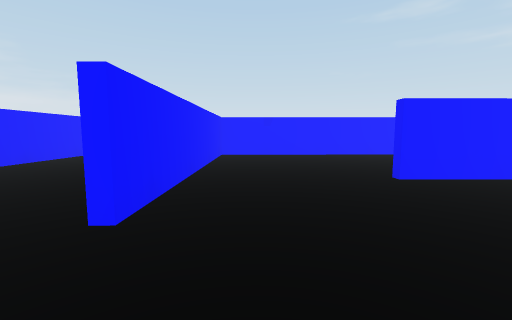
[1] (above)

12 first-person views from a walk through a 3-D level made in the Unity game engine. The camera is 0.58 m above the floor, tilts 6° down and sees 90° across. The floor is counted in squares, 1 m on a side. Each view is taken from the middle of a square. On the plan, view 1 faces up. The plan holds only what a view shows up to about 9 squares ahead; the rest is blank. The place goes on beyond the plan. The player character is not drawn.

[2]
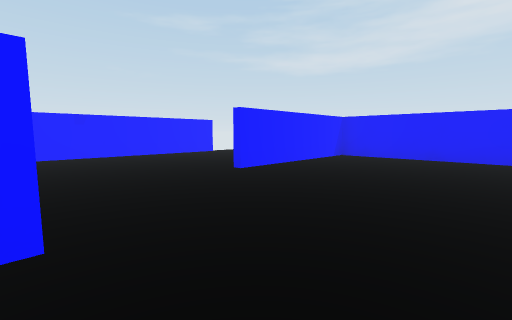

[3]
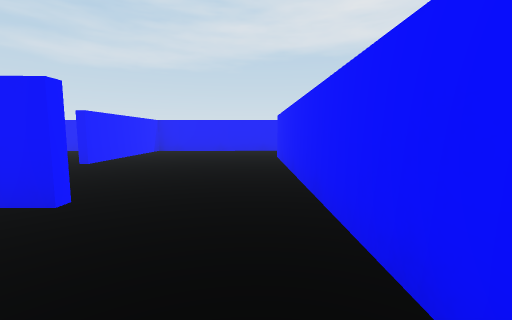

[4]
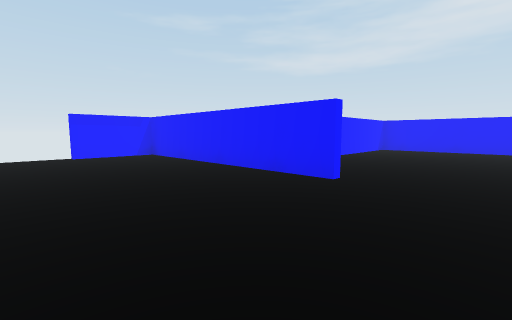

[5]
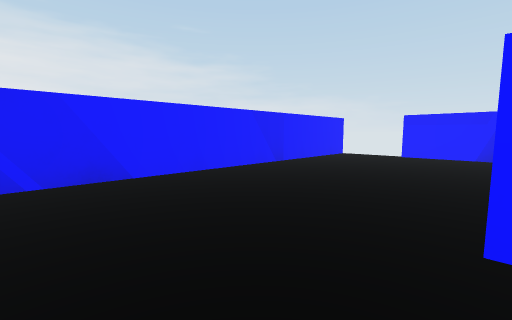

[6]
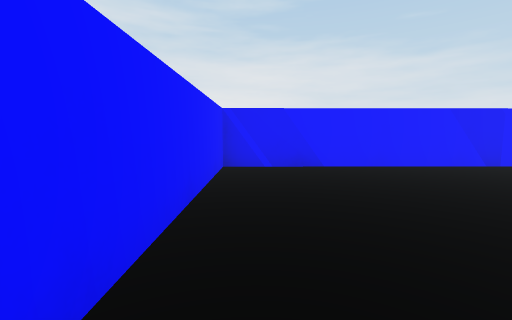

[7]
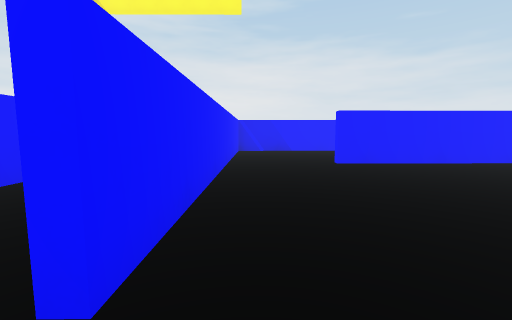

[8]
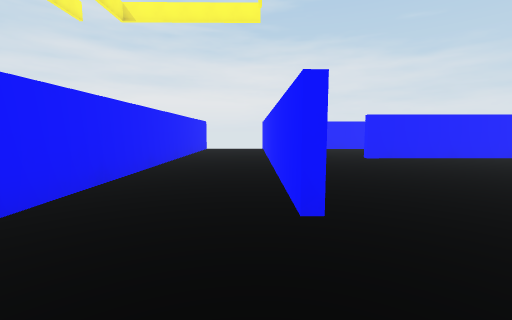

[9]
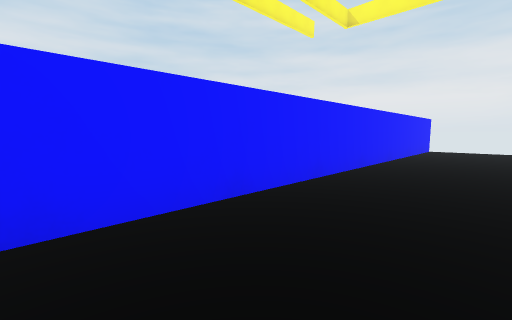

[10]
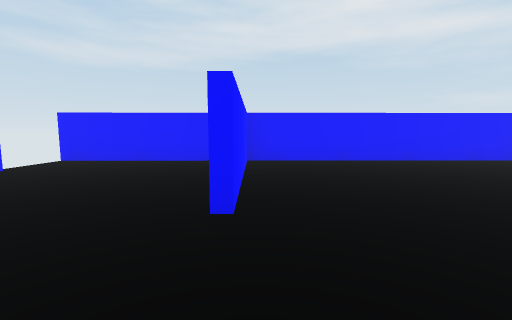

[11]
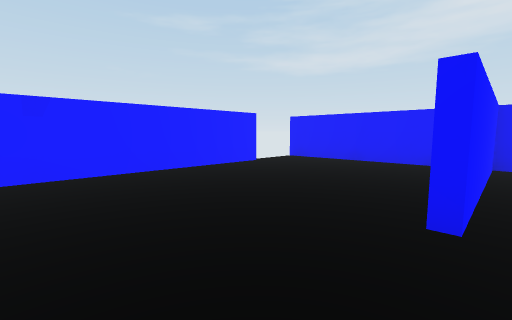

[12]
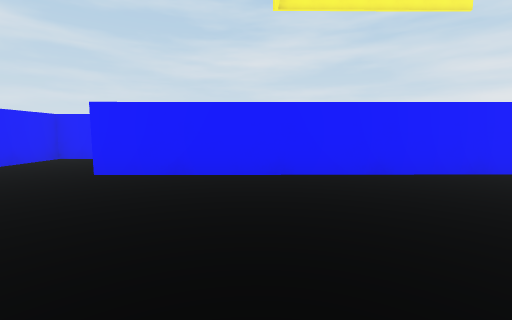

### Floor plan
Points are (right, up) in squares from view 1. A wall is a line through its corners. A room is listed if a view was taken in it or the views show most of it. See-through windows are left out.
Room 1 (views 1, 2, 5, 6, 7, 10, 11, 12)
walls: (5.4, -0.5) (5.4, 3.2) (1.7, 3.2); (-0.9, 3.4) (-0.9, 1.4); (-1.5, -0.6) (3.4, -0.5)
ways out: opening at (-1, 0.5) to room 2; opening at (4.5, -1) to room 3; opening at (0.5, 3) to room 4
Room 2 (views 3, 4)
walls: (-1.1, 1.4) (-1.1, 6.9) (-2.9, 6.9); (-4.4, 7) (-4.4, -0.6) (-1.5, -0.6)
ways out: opening at (-1, 0.5) to room 1; gap at (-3, 7)
Room 3 (views 8, 9)
walls: (3.4, -0.7) (-3.4, -0.7); (-4.5, -2.8) (5.4, -2.7) (5.4, -0.5)
ways out: opening at (4.5, -1) to room 1
Room 4 (no view inside)
walls: (3.9, 6.9) (-0.9, 6.9) (-0.9, 3.4); (5.4, 3.9) (5.4, 7.1)
ways out: opening at (0.5, 3) to room 1; gap at (4, 7)

Positions as (right, up) in squares from view 1, and headings:
1: (0, 0), facing up
2: (-1, 0), facing up-right
3: (-3, 0), facing right
4: (-4, 0), facing up-right
5: (-1, 0), facing up-left
6: (0, 0), facing left
7: (4, 0), facing left
8: (5, -1), facing left
9: (5, -1), facing down-left
10: (0, 3), facing right
11: (0, 3), facing up-right
12: (1, 3), facing down
